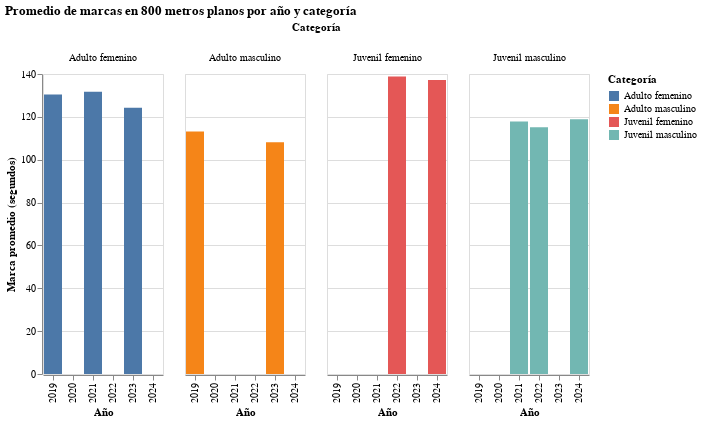

The cell this chart's notebook holds for it:
### Code cell
import pandas as pd
import altair as alt

df = pd.read_csv("/content/drive/MyDrive/800metros completo.csv", sep=";")

df["Marca"] = df["Marca"].str.replace(",", ".").astype(float)

chart = (
    alt.Chart(df)
    .mark_bar()
    .encode(
        x=alt.X("Año:O", title="Año"),
        y=alt.Y("average(Marca):Q", title="Marca promedio (segundos)"),
        color="Categoría:N",
        column="Categoría:N",
        tooltip=["Año", "Categoría", "average(Marca)"]
    )
    .properties(title="Promedio de marcas en 800 metros planos por año y categoría")
)

chart.show()

### Figure 1 — Vega-Lite specification as saved in the notebook (floating-point values rounded to 4 significant figures)
{"config": {"view": {"continuousWidth": 300, "continuousHeight": 300}}, "data": {"name": "data-6eb23434a04a966799035c09d6327789"}, "mark": {"type": "bar"}, "encoding": {"color": {"field": "Categoría", "type": "nominal"}, "column": {"field": "Categoría", "type": "nominal"}, "tooltip": [{"field": "Año", "type": "quantitative"}, {"field": "Categoría", "type": "nominal"}, {"aggregate": "average", "field": "Marca", "type": "quantitative"}], "x": {"field": "Año", "title": "Año", "type": "ordinal"}, "y": {"aggregate": "average", "field": "Marca", "title": "Marca promedio (segundos)", "type": "quantitative"}}, "title": "Promedio de marcas en 800 metros planos por año y categoría", "$schema": "https://vega.github.io/schema/vega-lite/v5.20.1.json", "datasets": {"data-6eb23434a04a966799035c09d6327789": [{"Categoría": "Adulto masculino", "Año": 2019, "Marca": 113.2}, {"Categoría": "Adulto femenino", "Año": 2019, "Marca": 130.5}, {"Categoría": "Juvenil masculino", "Año": 2019, "Marca": 0.0}, {"Categoría": "Juvenil femenino", "Año": 2019, "Marca": 0.0}, {"Categoría": "Adulto masculino", "Año": 2020, "Marca": 0.0}, {"Categoría": "Adulto femenino", "Año": 2020, "Marca": 0.0}, {"Categoría": "Juvenil masculino", "Año": 2020, "Marca": 0.0}, {"Categoría": "Juvenil femenino", "Año": 2020, "Marca": 0.0}, {"Categoría": "Adulto masculino", "Año": 2021, "Marca": 0.0}, {"Categoría": "Adulto femenino", "Año": 2021, "Marca": 131.7}, {"Categoría": "Juvenil masculino", "Año": 2021, "Marca": 117.8}, {"Categoría": "Juvenil femenino", "Año": 2021, "Marca": 0.0}, {"Categoría": "Adulto masculino", "Año": 2022, "Marca": 0.0}, {"Categoría": "Adulto femenino", "Año": 2022, "Marca": 0.0}, {"Categoría": "Juvenil masculino", "Año": 2022, "Marca": 115.2}, {"Categoría": "Juvenil femenino", "Año": 2022, "Marca": 138.8}, {"Categoría": "Adulto masculino", "Año": 2023, "Marca": 108.1}, {"Categoría": "Adulto femenino", "Año": 2023, "Marca": 124.2}, {"Categoría": "Juvenil masculino", "Año": 2023, "Marca": 0.0}, {"Categoría": "Juvenil femenino", "Año": 2023, "Marca": 0.0}, {"Categoría": "Adulto masculino", "Año": 2024, "Marca": 0.0}, {"Categoría": "Adulto femenino", "Año": 2024, "Marca": 0.0}, {"Categoría": "Juvenil masculino", "Año": 2024, "Marca": 118.9}, {"Categoría": "Juvenil femenino", "Año": 2024, "Marca": 137.2}]}}
